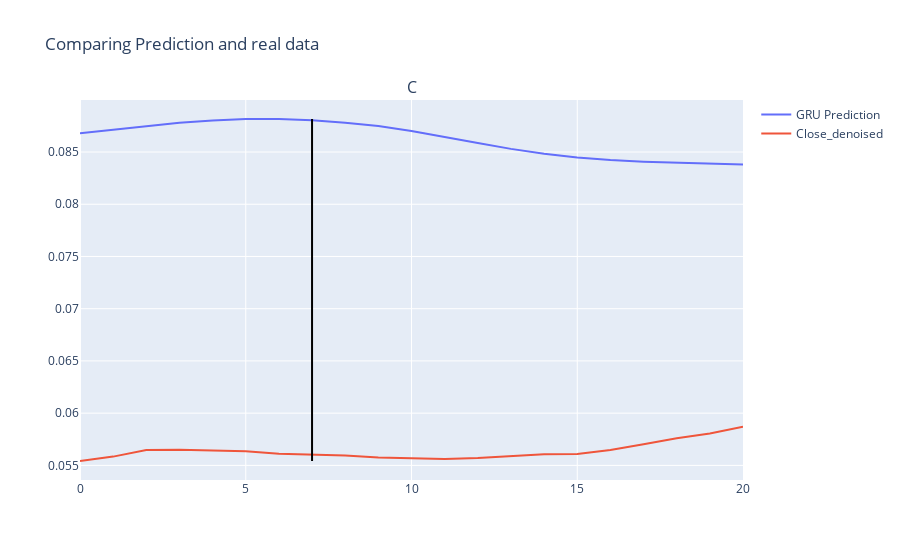

Notebook source saved alongside this figure:
### Code cell
ind = randint(0, len(y_test) - 1)
print(ind)

fig = make_subplots(
    rows=1,
    cols=1,
    subplot_titles=("Comparing"),
    shared_xaxes=True,
)

# fig.add_trace(
#     go.Scatter(
#         name="LSTM x Conv Prediction",
#         x=list(range(len(y_test[ind]))),
#         y= (pred_conv[ind].reshape(OUTPUT_SIZE)+ pred_gru[ind].reshape(OUTPUT_SIZE))/2,
#     ),
#     row=1,
#     col=1,
# )

fig.add_trace(
    go.Scatter(
        name="GRU Prediction",
        x=list(range(len(y_test[ind]))),
        y=np.array(pred_gru[ind]).reshape(OUTPUT_SIZE),
    ),
    row=1,
    col=1,
)

fig.add_trace(
    go.Scatter(
        name="LSTM Prediction",
        x=list(range(len(y_test[ind]))),
        y=np.array(pred_lstm[ind]).reshape(OUTPUT_SIZE),
    ),
    row=1,
    col=1,
)

fig.add_trace(
    go.Scatter(
        name=LABEL_COL,
        x=list(range(len(y_test[ind]))),
        y=y_test[ind].reshape(OUTPUT_SIZE),
    ),
    row=1,
    col=1,
)

fig.add_shape(
    type="line",
    x0=COVERAGE_STEPS,
    y0=np.min(
        [y_test[ind].reshape(OUTPUT_SIZE), np.array(pred_gru[ind]).reshape(OUTPUT_SIZE)]
    )
    - 10,
    x1=COVERAGE_STEPS,
    y1=np.max(
        [y_test[ind].reshape(OUTPUT_SIZE), np.array(pred_gru[ind]).reshape(OUTPUT_SIZE)]
    )
    + 10,
    line={"color": "Black"},
    xref="x",
    yref="y",
    row=1,
    col=1,
)

fig.update_layout(
    xaxis_rangeslider_visible=False,
    showlegend=True,
    title_text="Comparing Prediction and real data",
)
fig.show()

### Figure 1 — Plotly figure (JSON) as saved in the notebook; plotly's stock layout.template omitted (floating-point values rounded to 4 significant figures)
{"data": [{"name": "GRU Prediction", "type": "scatter", "x": [0, 1, 2, 3, 4, 5, 6, 7, 8, 9, 10, 11, 12, 13, 14, 15, 16, 17, 18, 19, 20], "xaxis": "x", "y": [0.08678, 0.08714, 0.08751, 0.08781, 0.08802, 0.08816, 0.08816, 0.08804, 0.08781, 0.0875, 0.08702, 0.08648, 0.08587, 0.0853, 0.08484, 0.08447, 0.08423, 0.08407, 0.08396, 0.08384, 0.08379], "yaxis": "y"}, {"name": "Close_denoised", "type": "scatter", "x": [0, 1, 2, 3, 4, 5, 6, 7, 8, 9, 10, 11, 12, 13, 14, 15, 16, 17, 18, 19, 20], "xaxis": "x", "y": [0.05542, 0.05584, 0.05648, 0.0565, 0.05642, 0.05635, 0.0561, 0.05605, 0.05594, 0.05575, 0.0557, 0.05561, 0.0557, 0.05589, 0.05607, 0.05609, 0.05646, 0.05702, 0.0576, 0.05805, 0.0587], "yaxis": "y"}], "layout": {"annotations": [{"font": {"size": 16}, "showarrow": false, "text": "C", "x": 0.5, "xanchor": "center", "xref": "paper", "y": 1, "yanchor": "bottom", "yref": "paper"}], "shapes": [{"line": {"color": "Black"}, "type": "line", "x0": 7, "x1": 7, "xref": "x", "y0": 0.05542, "y1": 0.08816, "yref": "y"}], "showlegend": true, "title": {"text": "Comparing Prediction and real data"}, "xaxis": {"anchor": "y", "domain": [0, 1], "rangeslider": {"visible": false}}, "yaxis": {"anchor": "x", "domain": [0, 1]}}}
